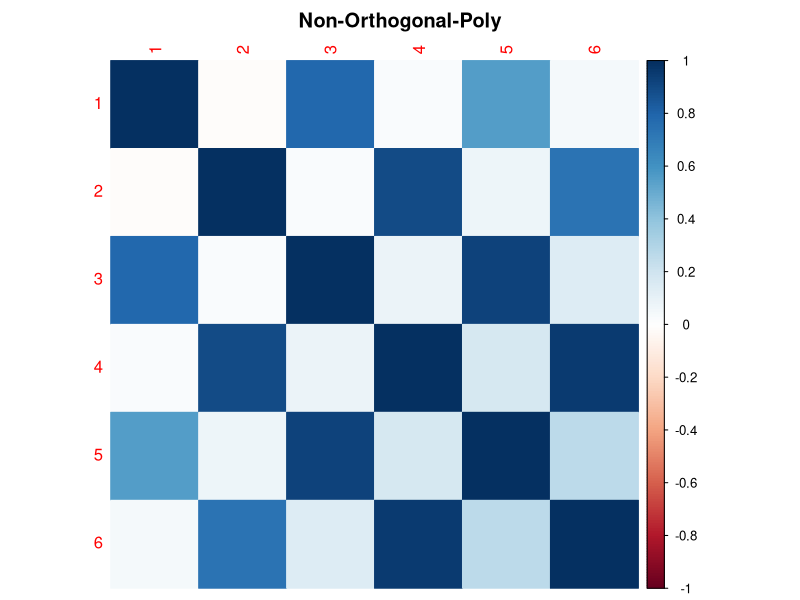
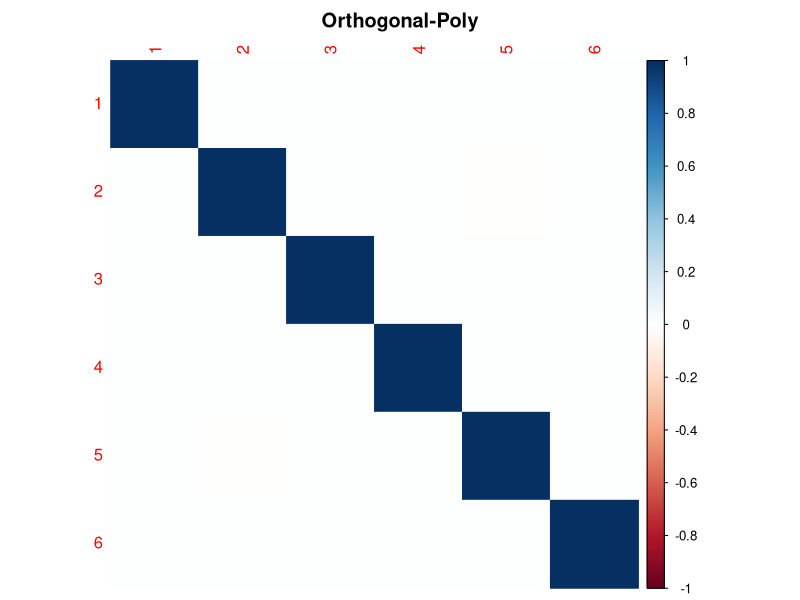
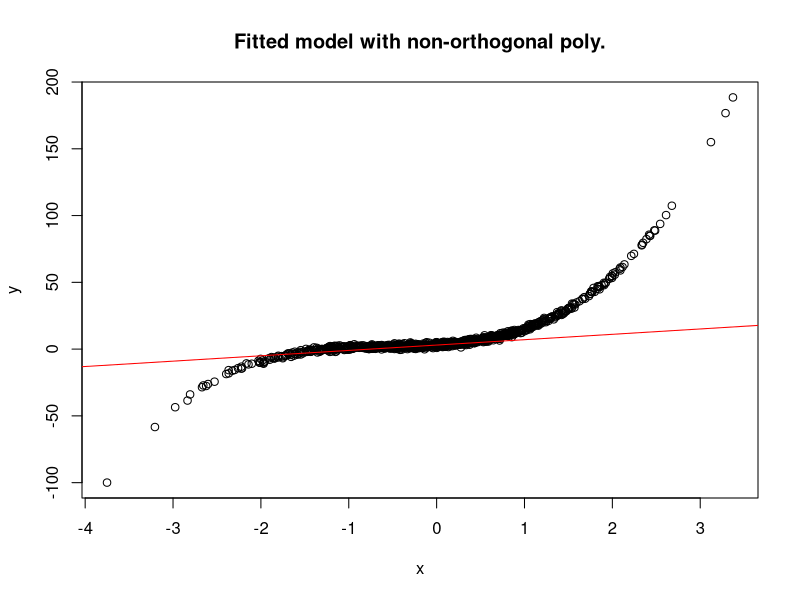
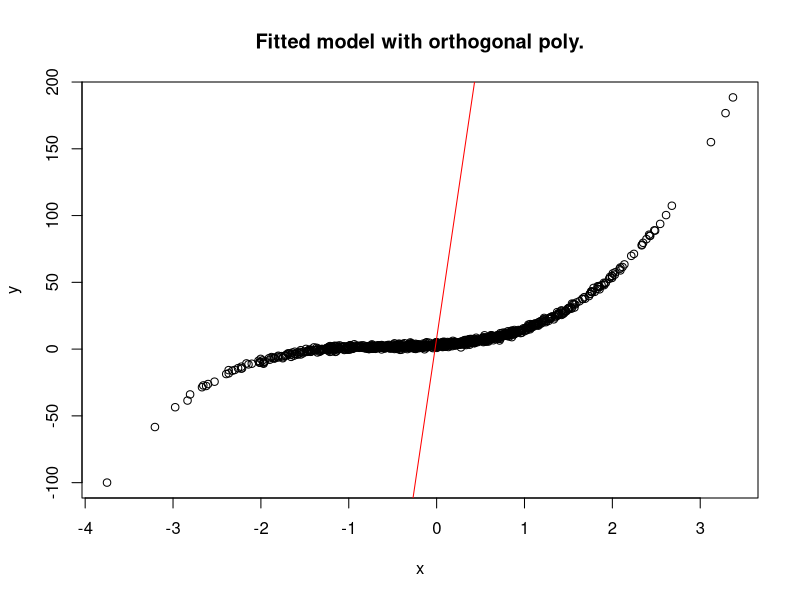
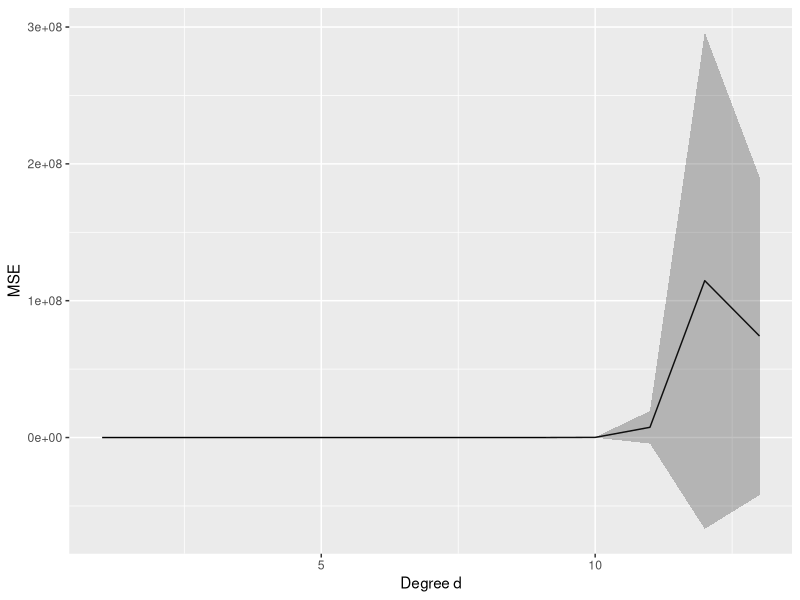
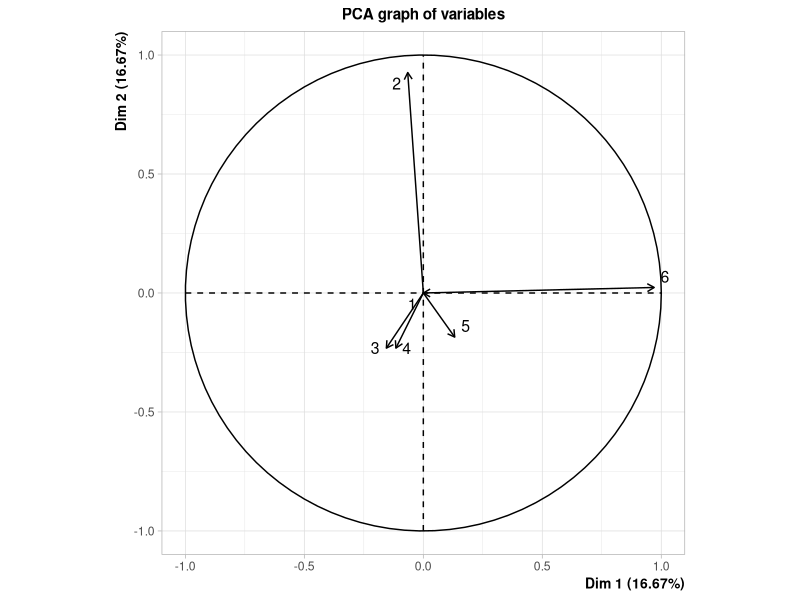
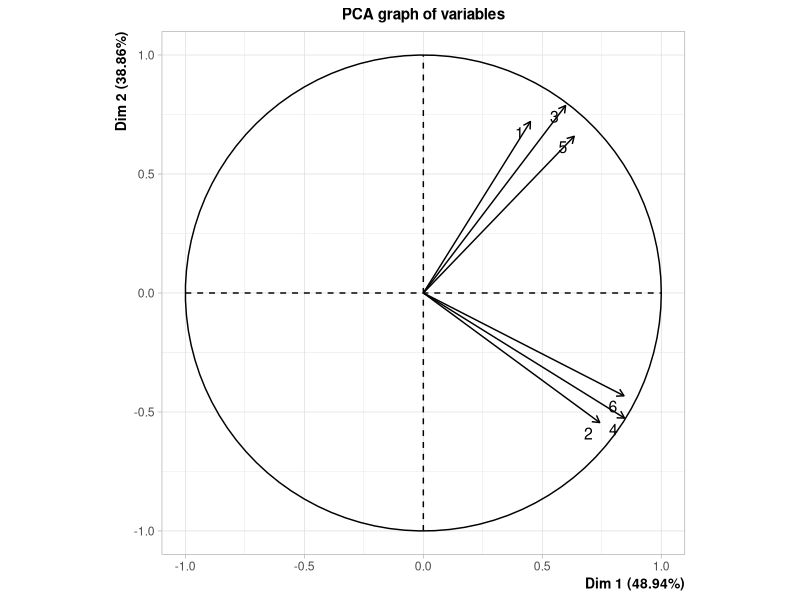

Recreate these plots in R, in order.
library(corrplot)
# differences con option raw
x <- rnorm(1000)
raw.poly <- poly(x, 6,raw=T)
orthogonal.poly = poly(x,6)
corrplot(cor(raw.poly), method="color", title="Non-Orthogonal-Poly", 
         mar = c(0, 0, 2, 0))
corrplot(cor(orthogonal.poly), method="color", title="Orthogonal-Poly",
         mar = c(0, 0, 2, 0))

# fitted value (two cases)
x <- rnorm(1000)
y <- 3 + 4*x + 5*x^2 + 3*x^3 + rnorm(1000)
raw.mod <- lm(y~poly(x,6,raw=T))
orthogonal.mod <- lm(y~poly(x,6))
plot(x, y, main="Fitted model with non-orthogonal poly.")
abline(raw.mod$coefficients[1], raw.mod$coefficients[2], col="red")
plot(x, y, main="Fitted model with orthogonal poly.")
abline(orthogonal.mod$coefficients[1], orthogonal.mod$coefficients[2], col="red")
sum(fitted(raw.mod)-fitted(orthogonal.mod))


# simulation biais + variance with d-degree polynome 
model <- function(x) return(3 + 4*x + 3*x^3)
xtrain <- rnorm(100)
ytrain <-  model(xtrain) + rnorm(100)
xtest <- rnorm(100)
ytest <- model(xtest) + rnorm(100)
degree <- 13
err <- matrix(0, ncol=degree, nrow=100)
for(d in 1:degree){
  model.degree.d <- lm(y~poly(x, d), data=data.frame(x=xtrain, y=ytrain))  
  err[, d] <- (ytest-predict(model.degree.d, data.frame(x=xtest)))^2
}

# bias-variance tradeoff
err_data <- 1:degree
err_data <- cbind(err_data, colMeans(err))
stderr <- function(x) sd(x)/sqrt(length(x))
err_data <- cbind(err_data, apply(err, 2, stderr))
library(ggplot2)
ggplot(as.data.frame(err_data), aes(err_data))+
  geom_line(aes(y = V2)) +
  geom_ribbon(aes(ymin=V2-1.6*V3,ymax=V2+1.6*V3), alpha=0.3) +
  ylab("MSE")+
  xlab("Degree d")


# analyse component principal (ACP)
library(FactoMineR)
pca.orho <- PCA(orthogonal.poly, graph = F)
pca.raw <- PCA(raw.poly, graph = F)
plot(pca.orho, choix='var')
plot(pca.raw, choix="var")
  

  
